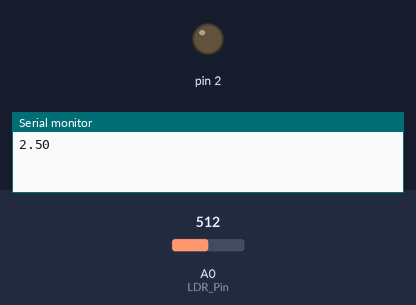
This sketch was run on a simulated Arduino Uno, built with avr-gcc and run on an emulated ATmega328P. On the bench: output pins drawn as LEDs (lit = HIGH), the last lines printed to the serial monitor. The inputs (shaded band) are chosen by the test bench; at power-on: A0 (LDR_Pin) = 512.

Above: at 0.1 s.
At 2.6 s:
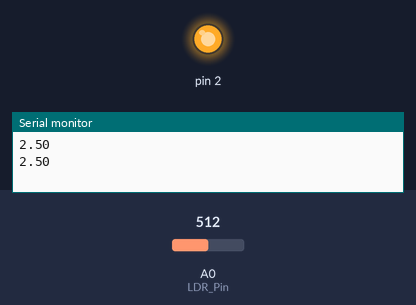
Timing chart, 0 to 4.1 s (numbered marks = the images above):
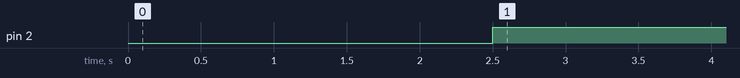

Measured:
- by itself, pin 2: LOW → HIGH at 2.5 s

The sketch:

Light_Sensor_If_Statement.ino
```cpp
int LDR_Pin = A0;

void setup() {
   Serial.begin(9600);
   pinMode(2, OUTPUT);

}

void loop() {

   int adc = analogRead(LDR_Pin);
   float voltage = adc * 0.00488;
   Serial.println(voltage);
   delay (2500);

   if (voltage > 1.0){
      digitalWrite(2, HIGH);
   }
   else{
      digitalWrite(2, LOW);
   }
}
```
